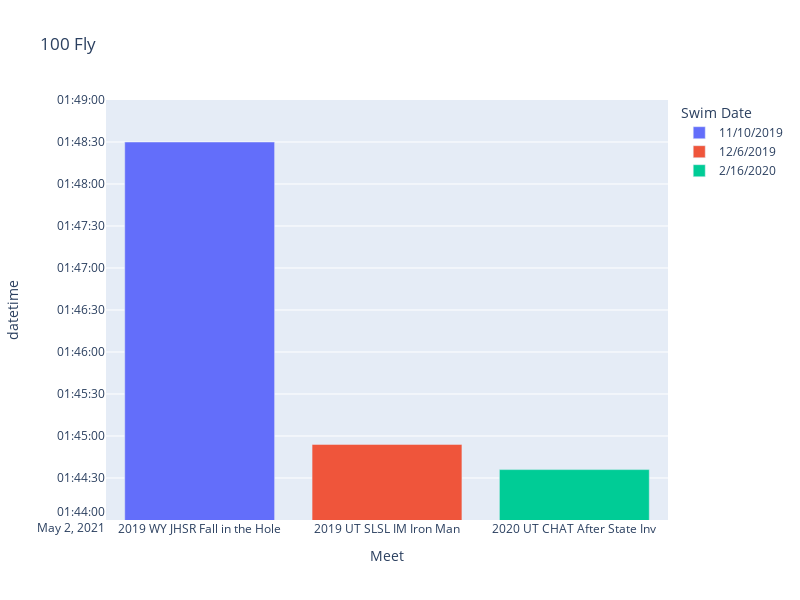

Write notebook code for a chart like this one.
### Code cell
# call function to make plot
def fl_100_plot():
    '''function to make plot'''
    fig = px.bar(fl_100, x='Meet', y="datetime",color="Swim Date",title="100 Fly")
    fig.update_layout(yaxis_range=['2021-05-02 1:44:00' , '2021-05-02 1:49:00'], width=800, height=600)
    fig.show()
    py.plot(fig, filename = '100 FL', auto_open=True)
    return
fl_100_plot()

### Figure 1 — Plotly figure (JSON) as saved in the notebook; plotly's stock layout.template omitted (floating-point values rounded to 4 significant figures)
{"data": [{"alignmentgroup": "True", "hovertemplate": "Swim Date=11/10/2019<br>Meet=%{x}<br>datetime=%{y}<extra></extra>", "legendgroup": "11/10/2019", "marker": {"color": "#636efa"}, "name": "11/10/2019", "offsetgroup": "11/10/2019", "orientation": "v", "showlegend": true, "textposition": "auto", "type": "bar", "x": ["2019 WY JHSR Fall in the Hole"], "xaxis": "x", "y": ["2021-05-02T01:48:30"], "yaxis": "y"}, {"alignmentgroup": "True", "hovertemplate": "Swim Date=12/6/2019<br>Meet=%{x}<br>datetime=%{y}<extra></extra>", "legendgroup": "12/6/2019", "marker": {"color": "#EF553B"}, "name": "12/6/2019", "offsetgroup": "12/6/2019", "orientation": "v", "showlegend": true, "textposition": "auto", "type": "bar", "x": ["2019 UT SLSL IM Iron Man"], "xaxis": "x", "y": ["2021-05-02T01:44:54"], "yaxis": "y"}, {"alignmentgroup": "True", "hovertemplate": "Swim Date=2/16/2020<br>Meet=%{x}<br>datetime=%{y}<extra></extra>", "legendgroup": "2/16/2020", "marker": {"color": "#00cc96"}, "name": "2/16/2020", "offsetgroup": "2/16/2020", "orientation": "v", "showlegend": true, "textposition": "auto", "type": "bar", "x": ["2020 UT CHAT After State Inv"], "xaxis": "x", "y": ["2021-05-02T01:44:36"], "yaxis": "y"}], "layout": {"barmode": "relative", "height": 600, "legend": {"title": {"text": "Swim Date"}, "tracegroupgap": 0}, "title": {"text": "100 Fly"}, "width": 800, "xaxis": {"anchor": "y", "domain": [0, 1], "title": {"text": "Meet"}}, "yaxis": {"anchor": "x", "domain": [0, 1], "range": ["2021-05-02 1:44:00", "2021-05-02 1:49:00"], "title": {"text": "datetime"}}}}
